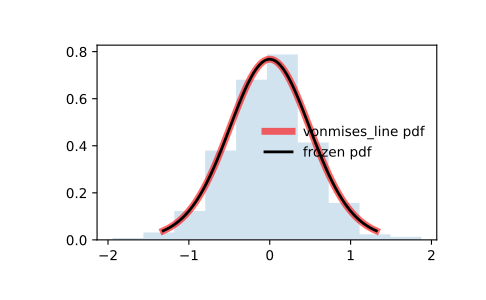

Write Python code to recreate this figure.
from scipy.stats import vonmises_line
import matplotlib.pyplot as plt
fig, ax = plt.subplots(1, 1)

# Calculate the first four moments:

kappa = 3.99
mean, var, skew, kurt = vonmises_line.stats(kappa, moments='mvsk')

# Display the probability density function (``pdf``):

x = np.linspace(vonmises_line.ppf(0.01, kappa),
                vonmises_line.ppf(0.99, kappa), 100)
ax.plot(x, vonmises_line.pdf(x, kappa),
       'r-', lw=5, alpha=0.6, label='vonmises_line pdf')

# Alternatively, the distribution object can be called (as a function)
# to fix the shape, location and scale parameters. This returns a "frozen"
# RV object holding the given parameters fixed.

# Freeze the distribution and display the frozen ``pdf``:

rv = vonmises_line(kappa)
ax.plot(x, rv.pdf(x), 'k-', lw=2, label='frozen pdf')

# Check accuracy of ``cdf`` and ``ppf``:

vals = vonmises_line.ppf([0.001, 0.5, 0.999], kappa)
np.allclose([0.001, 0.5, 0.999], vonmises_line.cdf(vals, kappa))
# True

# Generate random numbers:

r = vonmises_line.rvs(kappa, size=1000)

# And compare the histogram:

ax.hist(r, density=True, histtype='stepfilled', alpha=0.2)
ax.legend(loc='best', frameon=False)
plt.show()
